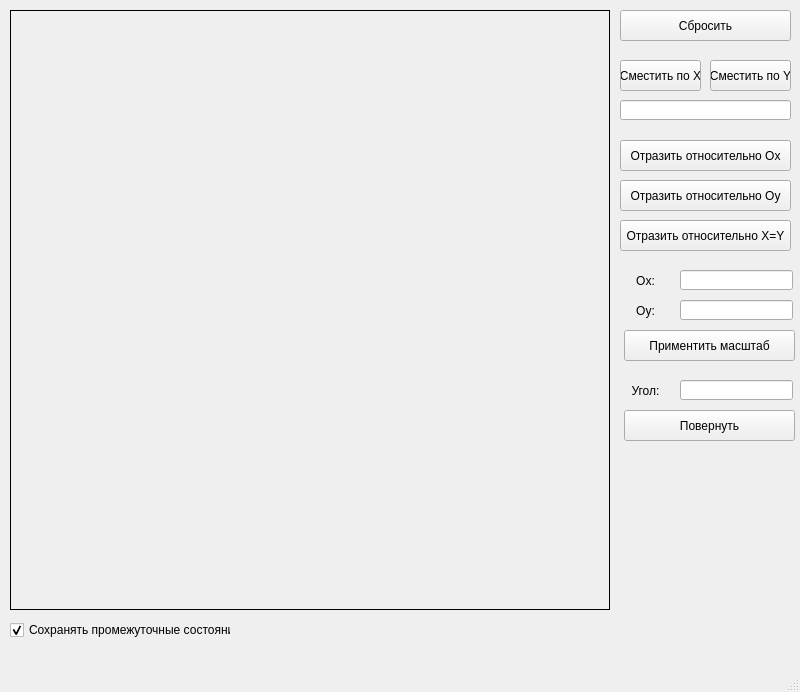
<?xml version="1.0" encoding="UTF-8"?>
<ui version="4.0">
 <class>MainWindow</class>
 <widget class="QMainWindow" name="MainWindow">
  <property name="geometry">
   <rect>
    <x>0</x>
    <y>0</y>
    <width>800</width>
    <height>692</height>
   </rect>
  </property>
  <property name="windowTitle">
   <string>MainWindow</string>
  </property>
  <widget class="QWidget" name="centralwidget">
   <widget class="QLabel" name="canvas">
    <property name="geometry">
     <rect>
      <x>10</x>
      <y>10</y>
      <width>600</width>
      <height>600</height>
     </rect>
    </property>
    <property name="frameShape">
     <enum>QFrame::Box</enum>
    </property>
    <property name="text">
     <string/>
    </property>
   </widget>
   <widget class="QPushButton" name="pb_default">
    <property name="geometry">
     <rect>
      <x>620</x>
      <y>10</y>
      <width>171</width>
      <height>31</height>
     </rect>
    </property>
    <property name="text">
     <string>Сбросить</string>
    </property>
   </widget>
   <widget class="QPushButton" name="pb_move_x">
    <property name="geometry">
     <rect>
      <x>620</x>
      <y>60</y>
      <width>81</width>
      <height>31</height>
     </rect>
    </property>
    <property name="text">
     <string>Сместить по X</string>
    </property>
   </widget>
   <widget class="QPushButton" name="pb_move_y">
    <property name="geometry">
     <rect>
      <x>710</x>
      <y>60</y>
      <width>81</width>
      <height>31</height>
     </rect>
    </property>
    <property name="text">
     <string>Сместить по Y</string>
    </property>
   </widget>
   <widget class="QLineEdit" name="le_move">
    <property name="geometry">
     <rect>
      <x>620</x>
      <y>100</y>
      <width>171</width>
      <height>20</height>
     </rect>
    </property>
   </widget>
   <widget class="QPushButton" name="pb_reflection_x">
    <property name="geometry">
     <rect>
      <x>620</x>
      <y>140</y>
      <width>171</width>
      <height>31</height>
     </rect>
    </property>
    <property name="text">
     <string>Отразить относительно Ox</string>
    </property>
   </widget>
   <widget class="QPushButton" name="pb_reflection_y">
    <property name="geometry">
     <rect>
      <x>620</x>
      <y>180</y>
      <width>171</width>
      <height>31</height>
     </rect>
    </property>
    <property name="text">
     <string>Отразить относительно Oy</string>
    </property>
   </widget>
   <widget class="QPushButton" name="pb_reflection_xy">
    <property name="geometry">
     <rect>
      <x>620</x>
      <y>220</y>
      <width>171</width>
      <height>31</height>
     </rect>
    </property>
    <property name="text">
     <string>Отразить относительно X=Y</string>
    </property>
   </widget>
   <widget class="QCheckBox" name="cb_global_figure">
    <property name="geometry">
     <rect>
      <x>10</x>
      <y>620</y>
      <width>221</width>
      <height>20</height>
     </rect>
    </property>
    <property name="text">
     <string>Сохранять промежуточные состояния</string>
    </property>
    <property name="checked">
     <bool>true</bool>
    </property>
   </widget>
   <widget class="QLineEdit" name="le_scale_x">
    <property name="geometry">
     <rect>
      <x>680</x>
      <y>270</y>
      <width>113</width>
      <height>20</height>
     </rect>
    </property>
   </widget>
   <widget class="QLineEdit" name="le_scale_y">
    <property name="geometry">
     <rect>
      <x>680</x>
      <y>300</y>
      <width>113</width>
      <height>20</height>
     </rect>
    </property>
   </widget>
   <widget class="QPushButton" name="pb_scale">
    <property name="geometry">
     <rect>
      <x>624</x>
      <y>330</y>
      <width>171</width>
      <height>31</height>
     </rect>
    </property>
    <property name="text">
     <string>Приментить масштаб</string>
    </property>
   </widget>
   <widget class="QLabel" name="label_2">
    <property name="geometry">
     <rect>
      <x>620</x>
      <y>270</y>
      <width>51</width>
      <height>21</height>
     </rect>
    </property>
    <property name="text">
     <string>Ox:</string>
    </property>
    <property name="alignment">
     <set>Qt::AlignCenter</set>
    </property>
   </widget>
   <widget class="QLabel" name="label_3">
    <property name="geometry">
     <rect>
      <x>620</x>
      <y>300</y>
      <width>51</width>
      <height>21</height>
     </rect>
    </property>
    <property name="text">
     <string>Oy:</string>
    </property>
    <property name="alignment">
     <set>Qt::AlignCenter</set>
    </property>
   </widget>
   <widget class="QLineEdit" name="le_rotate_angle">
    <property name="geometry">
     <rect>
      <x>680</x>
      <y>380</y>
      <width>113</width>
      <height>20</height>
     </rect>
    </property>
   </widget>
   <widget class="QPushButton" name="pb_rotate">
    <property name="geometry">
     <rect>
      <x>624</x>
      <y>410</y>
      <width>171</width>
      <height>31</height>
     </rect>
    </property>
    <property name="text">
     <string>Повернуть</string>
    </property>
   </widget>
   <widget class="QLabel" name="label_4">
    <property name="geometry">
     <rect>
      <x>620</x>
      <y>380</y>
      <width>51</width>
      <height>21</height>
     </rect>
    </property>
    <property name="text">
     <string>Угол:</string>
    </property>
    <property name="alignment">
     <set>Qt::AlignCenter</set>
    </property>
   </widget>
  </widget>
  <widget class="QMenuBar" name="menubar">
   <property name="geometry">
    <rect>
     <x>0</x>
     <y>0</y>
     <width>800</width>
     <height>21</height>
    </rect>
   </property>
  </widget>
  <widget class="QStatusBar" name="statusbar"/>
 </widget>
 <resources/>
 <connections/>
</ui>
